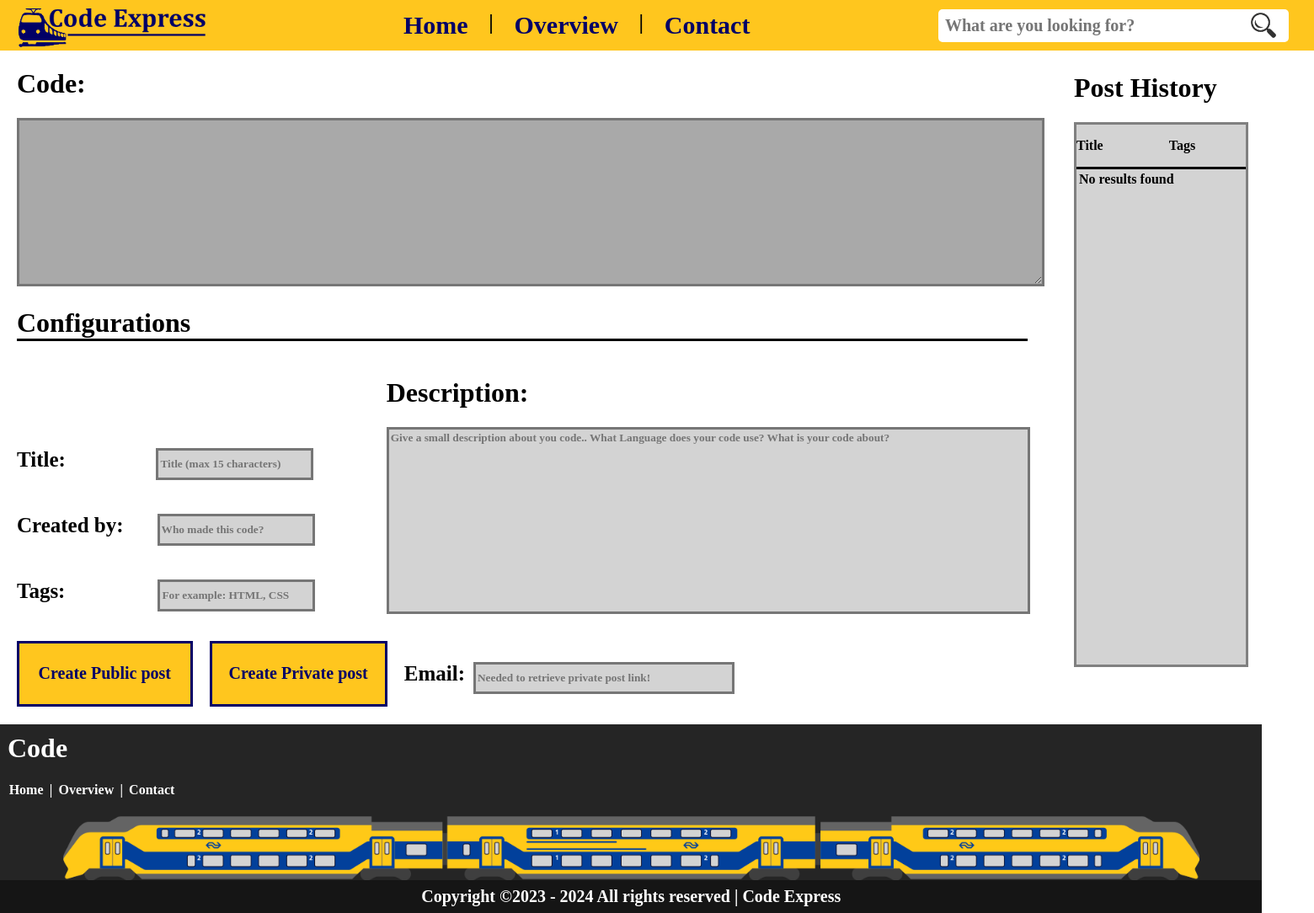
The app's page /page/index.php, older data.
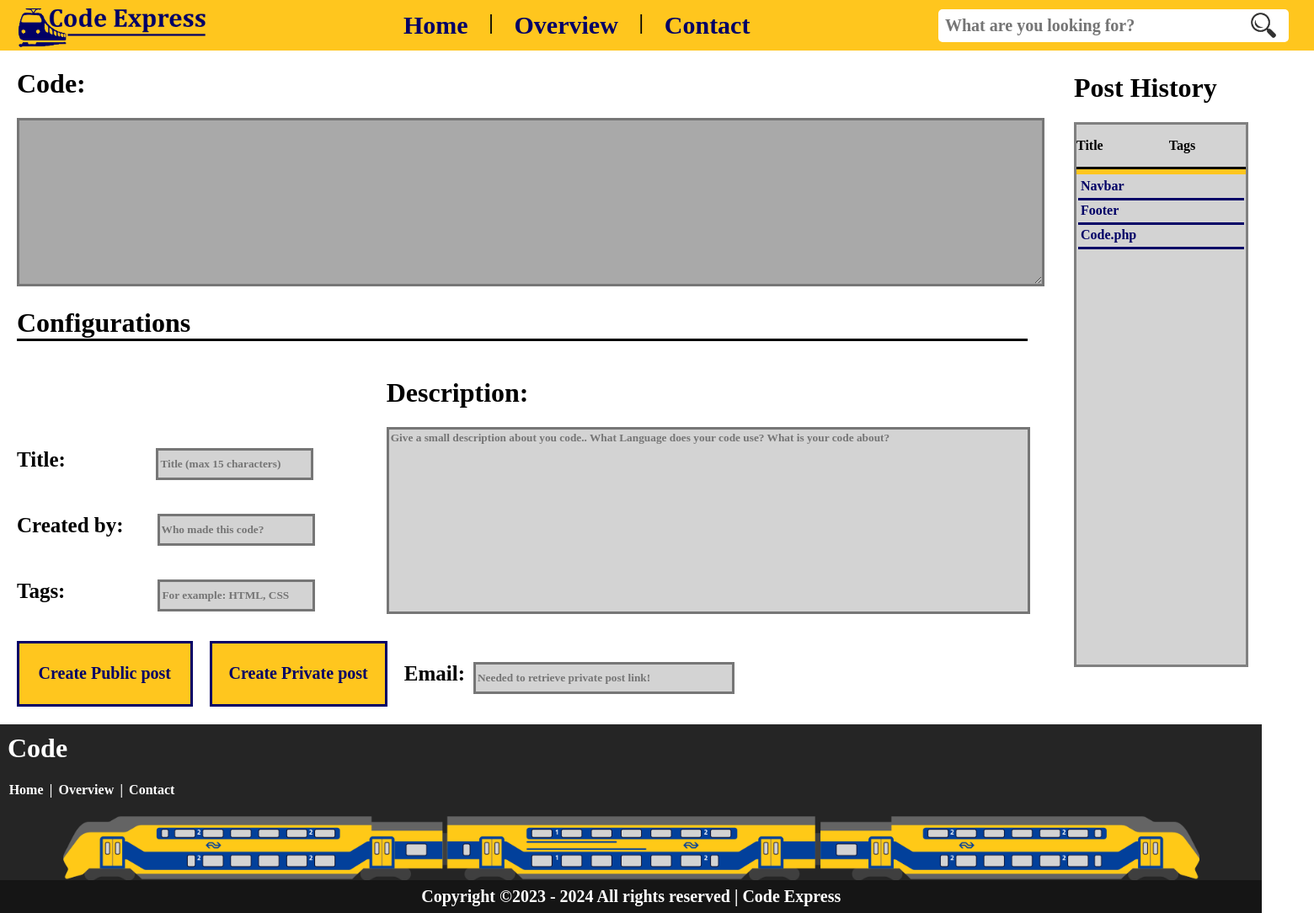
The same page, newer data.
### tables this page shows
CREATE TABLE `configuration` (
  `id` int(11) NOT NULL,
  `code` longtext NOT NULL,
  `title` varchar(255) NOT NULL,
  `html` varchar(50) DEFAULT NULL,
  `css` varchar(50) DEFAULT NULL,
  `php` varchar(50) DEFAULT NULL,
  `javascript` varchar(50) DEFAULT NULL,
  `SQLcode` varchar(50) DEFAULT NULL,
  `date` date DEFAULT NULL,
  `description` text DEFAULT NULL,
  `creator` varchar(255) DEFAULT NULL,
  `email` varchar(255) DEFAULT NULL
);

### page/index.php (the view, shortened to what this page needs)
<?php
require_once "../include/insert-post.php";
?>
<!DOCTYPE html>
<html>
<head>
    <link rel="stylesheet" href="https://codemirror.net/theme/dracula.css">
    <link rel="stylesheet" href="https://cdnjs.cloudflare.com/ajax/libs/codemirror/5.62.0/codemirror.min.css" />
    <link rel="stylesheet" href="https://cdnjs.cloudflare.com/ajax/libs/codemirror/5.62.0/theme/darcula.min.css" />
</head>
<body>
    <div class="item">
        <?php include "../include/navbar.php" ?>
    </div>
    <div class="grid-container">
        <div class="item1">
            <form method="post" action="../page/index.php">
                <h1 class="config-code">Code:</h1>
                <textarea cols="80" rows="10" id="code" type="text" name="code" mode="text/html"></textarea>
                <h1 class="config">Configurations</h1>
        </div>
        <div class="item2">
            <div class="configurations">
                <p class="config-title">Title:</p>
                <input type="text" id="title" name="title" placeholder="Title (max 15 characters)" maxlength="15" required>
            </div>
            <div class="configurations">
                <p class="config-created">Created by:</p>
                <input type="text" id="created" name="creator" placeholder="Who made this code?" required>
            </div>
            <div class="configurations">
                <p class="config-tags">Tags:</p>
                <input type="tags" id="tags" name="tags" placeholder="For example: HTML, CSS" required>
            </div>
        </div>
        <div class="item3-text">
            <h1 class="config-desc">Description:</h1>
        </div>
        <div class="item3">
            <textarea cols="80" rows="10" id="desc" type="text" name="description" placeholder="Give a small description about you code.. What Language does your code use? What is your code about?"></textarea>
        </div>
        <div class="item4">
            <div class="right-container">
                <h1>Post History</h1>
                <div class="right-container-content">
                    <div class="line">
                        <div class="flex-direction-row-height">
                            <p class="his-margin-righter">Title</p>
                            <p>Tags</p>
                        </div>
                    </div>
                    <div class="table-container">
                        <table>
                            <?php
                            $sql = "SELECT * FROM configuration";
                            $result = $pdo->query($sql);
                            if ($result->rowCount() > 0) {
                                while ($row = $result->fetch()) {
                                    echo "<tr class='his-line'>";
                                    echo "<div id='his-overview-item'>";
                                    echo "<td id='his-line'><a class='margin-right' href='../page/code.php?id=" . $row['id'] . "'>" . $row["title"] . "</a></td>";
                                    echo "<td id='his-end'>" . $row["tags"] . "</td> ";
                                    echo "</div>";
                                }
                            } else {
                                echo "<tr><td colspan='2'>No results found</td></tr>";
                            }
                            ?>
                        </table>
                    </div>
                </div>
            </div>
        </div>
        <div class="item5">
            <input type="submit" id="submit-public" name="submit-public" href="code.php" value="Create Public post">
                <div class="private-post-form">
            <input type="submit" id="submit-private" name="submit-private" value="Create Private post">
            <div class="configurations">
                <p class="config-email">Email:</p>
                <input type="email" id="email" name="email" placeholder="Needed to retrieve private post link!">
            </div>
        </div>
        </div>
        <div class="item7">
            <?php include "../include/footer.php" ?>
        </div>
</body>
</html>

Row changes from the older to the newer data that the page shows:
added configuration: title "Navbar"
added configuration: title "Footer"
added configuration: title "Code.php"
Text that changed along with them:
text no longer shown: "No results found"
